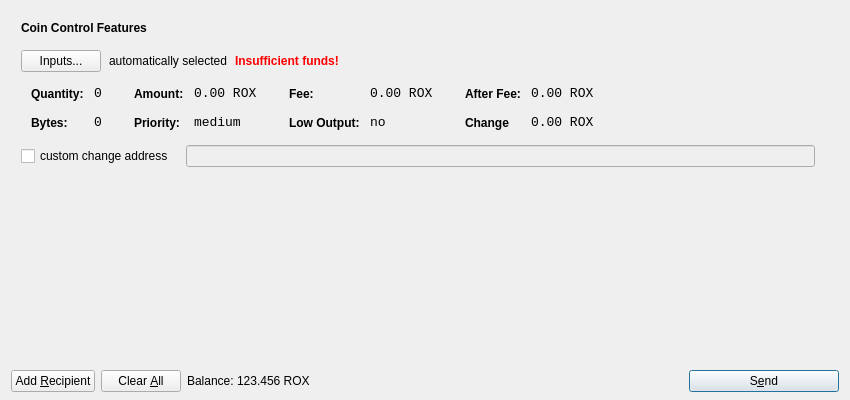
<?xml version="1.0" encoding="UTF-8"?>
<ui version="4.0">
 <class>SendCoinsDialog</class>
 <widget class="QDialog" name="SendCoinsDialog">
  <property name="geometry">
   <rect>
    <x>0</x>
    <y>0</y>
    <width>850</width>
    <height>400</height>
   </rect>
  </property>
  <property name="windowTitle">
   <string>Send Coins</string>
  </property>
  <layout class="QVBoxLayout" name="verticalLayout" stretch="0,1,0">
   <property name="bottomMargin">
    <number>8</number>
   </property>
   <item>
    <widget class="QFrame" name="frameCoinControl">
     <property name="sizePolicy">
      <sizepolicy hsizetype="Expanding" vsizetype="Expanding">
       <horstretch>0</horstretch>
       <verstretch>0</verstretch>
      </sizepolicy>
     </property>
     <property name="maximumSize">
      <size>
       <width>16777215</width>
       <height>16777215</height>
      </size>
     </property>
     <property name="frameShape">
      <enum>QFrame::NoFrame</enum>
     </property>
     <property name="frameShadow">
      <enum>QFrame::Plain</enum>
     </property>
     <layout class="QVBoxLayout" name="verticalLayoutCoinControl2">
      <property name="spacing">
       <number>6</number>
      </property>
      <property name="leftMargin">
       <number>0</number>
      </property>
      <property name="topMargin">
       <number>0</number>
      </property>
      <property name="rightMargin">
       <number>0</number>
      </property>
      <property name="bottomMargin">
       <number>6</number>
      </property>
      <item>
       <layout class="QVBoxLayout" name="verticalLayoutCoinControl" stretch="0,0,0,0,1">
        <property name="spacing">
         <number>0</number>
        </property>
        <property name="leftMargin">
         <number>10</number>
        </property>
        <property name="topMargin">
         <number>10</number>
        </property>
        <item>
         <layout class="QHBoxLayout" name="horizontalLayoutCoinControl1">
          <property name="bottomMargin">
           <number>15</number>
          </property>
          <item>
           <widget class="QLabel" name="labelCoinControlFeatures">
            <property name="sizePolicy">
             <sizepolicy hsizetype="Preferred" vsizetype="Maximum">
              <horstretch>0</horstretch>
              <verstretch>0</verstretch>
             </sizepolicy>
            </property>
            <property name="font">
             <font>
              <weight>75</weight>
              <bold>true</bold>
             </font>
            </property>
            <property name="styleSheet">
             <string notr="true">font-weight:bold;</string>
            </property>
            <property name="text">
             <string>Coin Control Features</string>
            </property>
           </widget>
          </item>
         </layout>
        </item>
        <item>
         <layout class="QHBoxLayout" name="horizontalLayoutCoinControl2" stretch="0,0,0,0">
          <property name="spacing">
           <number>8</number>
          </property>
          <property name="bottomMargin">
           <number>10</number>
          </property>
          <item>
           <widget class="QPushButton" name="pushButtonCoinControl">
            <property name="styleSheet">
             <string notr="true"/>
            </property>
            <property name="text">
             <string>Inputs...</string>
            </property>
           </widget>
          </item>
          <item>
           <widget class="QLabel" name="labelCoinControlAutomaticallySelected">
            <property name="text">
             <string>automatically selected</string>
            </property>
            <property name="margin">
             <number>5</number>
            </property>
           </widget>
          </item>
          <item>
           <widget class="QLabel" name="labelCoinControlInsuffFunds">
            <property name="font">
             <font>
              <weight>75</weight>
              <bold>true</bold>
             </font>
            </property>
            <property name="styleSheet">
             <string notr="true">color:red;font-weight:bold;</string>
            </property>
            <property name="text">
             <string>Insufficient funds!</string>
            </property>
            <property name="margin">
             <number>5</number>
            </property>
           </widget>
          </item>
          <item>
           <spacer name="horizontalSpacerCoinControl">
            <property name="orientation">
             <enum>Qt::Horizontal</enum>
            </property>
            <property name="sizeHint" stdset="0">
             <size>
              <width>40</width>
              <height>1</height>
             </size>
            </property>
           </spacer>
          </item>
         </layout>
        </item>
        <item>
         <widget class="QWidget" name="widgetCoinControl" native="true">
          <property name="sizePolicy">
           <sizepolicy hsizetype="Preferred" vsizetype="Preferred">
            <horstretch>0</horstretch>
            <verstretch>0</verstretch>
           </sizepolicy>
          </property>
          <property name="minimumSize">
           <size>
            <width>0</width>
            <height>0</height>
           </size>
          </property>
          <property name="styleSheet">
           <string notr="true"/>
          </property>
          <layout class="QHBoxLayout" name="horizontalLayoutCoinControl5">
           <property name="leftMargin">
            <number>0</number>
           </property>
           <property name="topMargin">
            <number>0</number>
           </property>
           <property name="rightMargin">
            <number>0</number>
           </property>
           <property name="bottomMargin">
            <number>0</number>
           </property>
           <item>
            <layout class="QHBoxLayout" name="horizontalLayoutCoinControl3" stretch="0,0,0,1">
             <property name="spacing">
              <number>20</number>
             </property>
             <property name="topMargin">
              <number>0</number>
             </property>
             <property name="bottomMargin">
              <number>10</number>
             </property>
             <item>
              <layout class="QFormLayout" name="formLayoutCoinControl1">
               <property name="horizontalSpacing">
                <number>10</number>
               </property>
               <property name="verticalSpacing">
                <number>14</number>
               </property>
               <property name="leftMargin">
                <number>10</number>
               </property>
               <property name="topMargin">
                <number>4</number>
               </property>
               <property name="rightMargin">
                <number>6</number>
               </property>
               <item row="0" column="0">
                <widget class="QLabel" name="labelCoinControlQuantityText">
                 <property name="styleSheet">
                  <string notr="true">font-weight:bold;</string>
                 </property>
                 <property name="text">
                  <string>Quantity:</string>
                 </property>
                 <property name="margin">
                  <number>0</number>
                 </property>
                </widget>
               </item>
               <item row="0" column="1">
                <widget class="QLabel" name="labelCoinControlQuantity">
                 <property name="font">
                  <font>
                   <family>Monospace</family>
                   <pointsize>10</pointsize>
                  </font>
                 </property>
                 <property name="cursor">
                  <cursorShape>IBeamCursor</cursorShape>
                 </property>
                 <property name="contextMenuPolicy">
                  <enum>Qt::ActionsContextMenu</enum>
                 </property>
                 <property name="text">
                  <string>0</string>
                 </property>
                 <property name="margin">
                  <number>0</number>
                 </property>
                 <property name="textInteractionFlags">
                  <set>Qt::LinksAccessibleByMouse|Qt::TextSelectableByKeyboard|Qt::TextSelectableByMouse</set>
                 </property>
                </widget>
               </item>
               <item row="1" column="0">
                <widget class="QLabel" name="labelCoinControlBytesText">
                 <property name="styleSheet">
                  <string notr="true">font-weight:bold;</string>
                 </property>
                 <property name="text">
                  <string>Bytes:</string>
                 </property>
                </widget>
               </item>
               <item row="1" column="1">
                <widget class="QLabel" name="labelCoinControlBytes">
                 <property name="font">
                  <font>
                   <family>Monospace</family>
                   <pointsize>10</pointsize>
                  </font>
                 </property>
                 <property name="cursor">
                  <cursorShape>IBeamCursor</cursorShape>
                 </property>
                 <property name="contextMenuPolicy">
                  <enum>Qt::ActionsContextMenu</enum>
                 </property>
                 <property name="text">
                  <string>0</string>
                 </property>
                 <property name="textInteractionFlags">
                  <set>Qt::LinksAccessibleByMouse|Qt::TextSelectableByKeyboard|Qt::TextSelectableByMouse</set>
                 </property>
                </widget>
               </item>
              </layout>
             </item>
             <item>
              <layout class="QFormLayout" name="formLayoutCoinControl2">
               <property name="horizontalSpacing">
                <number>10</number>
               </property>
               <property name="verticalSpacing">
                <number>14</number>
               </property>
               <property name="leftMargin">
                <number>6</number>
               </property>
               <property name="topMargin">
                <number>4</number>
               </property>
               <property name="rightMargin">
                <number>6</number>
               </property>
               <item row="0" column="0">
                <widget class="QLabel" name="labelCoinControlAmountText">
                 <property name="styleSheet">
                  <string notr="true">font-weight:bold;</string>
                 </property>
                 <property name="text">
                  <string>Amount:</string>
                 </property>
                 <property name="margin">
                  <number>0</number>
                 </property>
                </widget>
               </item>
               <item row="0" column="1">
                <widget class="QLabel" name="labelCoinControlAmount">
                 <property name="font">
                  <font>
                   <family>Monospace</family>
                   <pointsize>10</pointsize>
                  </font>
                 </property>
                 <property name="cursor">
                  <cursorShape>IBeamCursor</cursorShape>
                 </property>
                 <property name="contextMenuPolicy">
                  <enum>Qt::ActionsContextMenu</enum>
                 </property>
                 <property name="text">
                  <string>0.00 ROX</string>
                 </property>
                 <property name="textInteractionFlags">
                  <set>Qt::LinksAccessibleByMouse|Qt::TextSelectableByKeyboard|Qt::TextSelectableByMouse</set>
                 </property>
                </widget>
               </item>
               <item row="1" column="0">
                <widget class="QLabel" name="labelCoinControlPriorityText">
                 <property name="styleSheet">
                  <string notr="true">font-weight:bold;</string>
                 </property>
                 <property name="text">
                  <string>Priority:</string>
                 </property>
                </widget>
               </item>
               <item row="1" column="1">
                <widget class="QLabel" name="labelCoinControlPriority">
                 <property name="font">
                  <font>
                   <family>Monospace</family>
                   <pointsize>10</pointsize>
                  </font>
                 </property>
                 <property name="cursor">
                  <cursorShape>IBeamCursor</cursorShape>
                 </property>
                 <property name="contextMenuPolicy">
                  <enum>Qt::ActionsContextMenu</enum>
                 </property>
                 <property name="text">
                  <string>medium</string>
                 </property>
                 <property name="textInteractionFlags">
                  <set>Qt::LinksAccessibleByMouse|Qt::TextSelectableByKeyboard|Qt::TextSelectableByMouse</set>
                 </property>
                </widget>
               </item>
              </layout>
             </item>
             <item>
              <layout class="QFormLayout" name="formLayoutCoinControl3">
               <property name="horizontalSpacing">
                <number>10</number>
               </property>
               <property name="verticalSpacing">
                <number>14</number>
               </property>
               <property name="leftMargin">
                <number>6</number>
               </property>
               <property name="topMargin">
                <number>4</number>
               </property>
               <property name="rightMargin">
                <number>6</number>
               </property>
               <item row="0" column="0">
                <widget class="QLabel" name="labelCoinControlFeeText">
                 <property name="styleSheet">
                  <string notr="true">font-weight:bold;</string>
                 </property>
                 <property name="text">
                  <string>Fee:</string>
                 </property>
                 <property name="margin">
                  <number>0</number>
                 </property>
                </widget>
               </item>
               <item row="0" column="1">
                <widget class="QLabel" name="labelCoinControlFee">
                 <property name="font">
                  <font>
                   <family>Monospace</family>
                   <pointsize>10</pointsize>
                  </font>
                 </property>
                 <property name="cursor">
                  <cursorShape>IBeamCursor</cursorShape>
                 </property>
                 <property name="contextMenuPolicy">
                  <enum>Qt::ActionsContextMenu</enum>
                 </property>
                 <property name="text">
                  <string>0.00 ROX</string>
                 </property>
                 <property name="textInteractionFlags">
                  <set>Qt::LinksAccessibleByMouse|Qt::TextSelectableByKeyboard|Qt::TextSelectableByMouse</set>
                 </property>
                </widget>
               </item>
               <item row="1" column="0">
                <widget class="QLabel" name="labelCoinControlLowOutputText">
                 <property name="styleSheet">
                  <string notr="true">font-weight:bold;</string>
                 </property>
                 <property name="text">
                  <string>Low Output:</string>
                 </property>
                </widget>
               </item>
               <item row="1" column="1">
                <widget class="QLabel" name="labelCoinControlLowOutput">
                 <property name="font">
                  <font>
                   <family>Monospace</family>
                   <pointsize>10</pointsize>
                  </font>
                 </property>
                 <property name="cursor">
                  <cursorShape>IBeamCursor</cursorShape>
                 </property>
                 <property name="contextMenuPolicy">
                  <enum>Qt::ActionsContextMenu</enum>
                 </property>
                 <property name="text">
                  <string>no</string>
                 </property>
                 <property name="textInteractionFlags">
                  <set>Qt::LinksAccessibleByMouse|Qt::TextSelectableByKeyboard|Qt::TextSelectableByMouse</set>
                 </property>
                </widget>
               </item>
              </layout>
             </item>
             <item>
              <layout class="QFormLayout" name="formLayoutCoinControl4">
               <property name="horizontalSpacing">
                <number>10</number>
               </property>
               <property name="verticalSpacing">
                <number>14</number>
               </property>
               <property name="leftMargin">
                <number>6</number>
               </property>
               <property name="topMargin">
                <number>4</number>
               </property>
               <property name="rightMargin">
                <number>6</number>
               </property>
               <item row="0" column="0">
                <widget class="QLabel" name="labelCoinControlAfterFeeText">
                 <property name="styleSheet">
                  <string notr="true">font-weight:bold;</string>
                 </property>
                 <property name="text">
                  <string>After Fee:</string>
                 </property>
                 <property name="margin">
                  <number>0</number>
                 </property>
                </widget>
               </item>
               <item row="0" column="1">
                <widget class="QLabel" name="labelCoinControlAfterFee">
                 <property name="font">
                  <font>
                   <family>Monospace</family>
                   <pointsize>10</pointsize>
                  </font>
                 </property>
                 <property name="cursor">
                  <cursorShape>IBeamCursor</cursorShape>
                 </property>
                 <property name="contextMenuPolicy">
                  <enum>Qt::ActionsContextMenu</enum>
                 </property>
                 <property name="text">
                  <string>0.00 ROX</string>
                 </property>
                 <property name="textInteractionFlags">
                  <set>Qt::LinksAccessibleByMouse|Qt::TextSelectableByKeyboard|Qt::TextSelectableByMouse</set>
                 </property>
                </widget>
               </item>
               <item row="1" column="0">
                <widget class="QLabel" name="labelCoinControlChangeText">
                 <property name="styleSheet">
                  <string notr="true">font-weight:bold;</string>
                 </property>
                 <property name="text">
                  <string>Change</string>
                 </property>
                </widget>
               </item>
               <item row="1" column="1">
                <widget class="QLabel" name="labelCoinControlChange">
                 <property name="font">
                  <font>
                   <family>Monospace</family>
                   <pointsize>10</pointsize>
                  </font>
                 </property>
                 <property name="cursor">
                  <cursorShape>IBeamCursor</cursorShape>
                 </property>
                 <property name="contextMenuPolicy">
                  <enum>Qt::ActionsContextMenu</enum>
                 </property>
                 <property name="text">
                  <string>0.00 ROX</string>
                 </property>
                 <property name="textInteractionFlags">
                  <set>Qt::LinksAccessibleByMouse|Qt::TextSelectableByKeyboard|Qt::TextSelectableByMouse</set>
                 </property>
                </widget>
               </item>
              </layout>
             </item>
            </layout>
           </item>
          </layout>
         </widget>
        </item>
        <item>
         <layout class="QHBoxLayout" name="horizontalLayoutCoinControl4" stretch="0,0,0">
          <property name="spacing">
           <number>12</number>
          </property>
          <property name="sizeConstraint">
           <enum>QLayout::SetDefaultConstraint</enum>
          </property>
          <property name="topMargin">
           <number>5</number>
          </property>
          <property name="rightMargin">
           <number>5</number>
          </property>
          <item>
           <widget class="QCheckBox" name="checkBoxCoinControlChange">
            <property name="text">
             <string>custom change address</string>
            </property>
           </widget>
          </item>
          <item>
           <widget class="QLineEdit" name="lineEditCoinControlChange">
            <property name="enabled">
             <bool>false</bool>
            </property>
            <property name="sizePolicy">
             <sizepolicy hsizetype="Expanding" vsizetype="Fixed">
              <horstretch>0</horstretch>
              <verstretch>0</verstretch>
             </sizepolicy>
            </property>
           </widget>
          </item>
          <item>
           <widget class="QLabel" name="labelCoinControlChangeLabel">
            <property name="sizePolicy">
             <sizepolicy hsizetype="Preferred" vsizetype="Expanding">
              <horstretch>0</horstretch>
              <verstretch>0</verstretch>
             </sizepolicy>
            </property>
            <property name="minimumSize">
             <size>
              <width>0</width>
              <height>0</height>
             </size>
            </property>
            <property name="text">
             <string/>
            </property>
            <property name="margin">
             <number>3</number>
            </property>
           </widget>
          </item>
         </layout>
        </item>
        <item>
         <spacer name="verticalSpacerCoinControl">
          <property name="orientation">
           <enum>Qt::Vertical</enum>
          </property>
          <property name="sizeHint" stdset="0">
           <size>
            <width>800</width>
            <height>1</height>
           </size>
          </property>
         </spacer>
        </item>
       </layout>
      </item>
     </layout>
    </widget>
   </item>
   <item>
    <widget class="QScrollArea" name="scrollArea">
     <property name="frameShape">
      <enum>QFrame::NoFrame</enum>
     </property>
     <property name="frameShadow">
      <enum>QFrame::Plain</enum>
     </property>
     <property name="widgetResizable">
      <bool>true</bool>
     </property>
     <widget class="QWidget" name="scrollAreaWidgetContents">
      <property name="geometry">
       <rect>
        <x>0</x>
        <y>0</y>
        <width>832</width>
        <height>137</height>
       </rect>
      </property>
      <layout class="QVBoxLayout" name="verticalLayout_2">
       <property name="leftMargin">
        <number>0</number>
       </property>
       <property name="topMargin">
        <number>0</number>
       </property>
       <property name="rightMargin">
        <number>0</number>
       </property>
       <property name="bottomMargin">
        <number>0</number>
       </property>
       <item>
        <layout class="QVBoxLayout" name="entries">
         <property name="spacing">
          <number>6</number>
         </property>
        </layout>
       </item>
       <item>
        <spacer name="verticalSpacer">
         <property name="orientation">
          <enum>Qt::Vertical</enum>
         </property>
         <property name="sizeHint" stdset="0">
          <size>
           <width>20</width>
           <height>40</height>
          </size>
         </property>
        </spacer>
       </item>
      </layout>
     </widget>
    </widget>
   </item>
   <item>
    <layout class="QHBoxLayout" name="horizontalLayout">
     <item>
      <widget class="QPushButton" name="addButton">
       <property name="toolTip">
        <string>Send to multiple recipients at once</string>
       </property>
       <property name="text">
        <string>Add &amp;Recipient</string>
       </property>
       <property name="icon">
        <iconset resource="../bitcoin.qrc">
         <normaloff>:/icons/add</normaloff>:/icons/add</iconset>
       </property>
       <property name="autoDefault">
        <bool>false</bool>
       </property>
      </widget>
     </item>
     <item>
      <widget class="QPushButton" name="clearButton">
       <property name="sizePolicy">
        <sizepolicy hsizetype="Minimum" vsizetype="Fixed">
         <horstretch>0</horstretch>
         <verstretch>0</verstretch>
        </sizepolicy>
       </property>
       <property name="toolTip">
        <string>Remove all transaction fields</string>
       </property>
       <property name="text">
        <string>Clear &amp;All</string>
       </property>
       <property name="icon">
        <iconset resource="../bitcoin.qrc">
         <normaloff>:/icons/remove</normaloff>:/icons/remove</iconset>
       </property>
       <property name="autoRepeatDelay">
        <number>300</number>
       </property>
       <property name="autoDefault">
        <bool>false</bool>
       </property>
      </widget>
     </item>
     <item>
      <layout class="QHBoxLayout" name="horizontalLayout_2">
       <property name="spacing">
        <number>3</number>
       </property>
       <item>
        <widget class="QLabel" name="label">
         <property name="sizePolicy">
          <sizepolicy hsizetype="Preferred" vsizetype="Fixed">
           <horstretch>0</horstretch>
           <verstretch>0</verstretch>
          </sizepolicy>
         </property>
         <property name="text">
          <string>Balance:</string>
         </property>
        </widget>
       </item>
       <item>
        <widget class="QLabel" name="labelBalance">
         <property name="sizePolicy">
          <sizepolicy hsizetype="Preferred" vsizetype="Fixed">
           <horstretch>0</horstretch>
           <verstretch>0</verstretch>
          </sizepolicy>
         </property>
         <property name="cursor">
          <cursorShape>IBeamCursor</cursorShape>
         </property>
         <property name="text">
          <string>123.456 ROX</string>
         </property>
         <property name="textInteractionFlags">
          <set>Qt::LinksAccessibleByMouse|Qt::TextSelectableByKeyboard|Qt::TextSelectableByMouse</set>
         </property>
        </widget>
       </item>
      </layout>
     </item>
     <item>
      <spacer name="horizontalSpacer">
       <property name="orientation">
        <enum>Qt::Horizontal</enum>
       </property>
       <property name="sizeHint" stdset="0">
        <size>
         <width>40</width>
         <height>20</height>
        </size>
       </property>
      </spacer>
     </item>
     <item>
      <widget class="QPushButton" name="sendButton">
       <property name="minimumSize">
        <size>
         <width>150</width>
         <height>0</height>
        </size>
       </property>
       <property name="toolTip">
        <string>Confirm the send action</string>
       </property>
       <property name="text">
        <string>S&amp;end</string>
       </property>
       <property name="icon">
        <iconset resource="../bitcoin.qrc">
         <normaloff>:/icons/send</normaloff>:/icons/send</iconset>
       </property>
       <property name="default">
        <bool>true</bool>
       </property>
      </widget>
     </item>
    </layout>
   </item>
  </layout>
 </widget>
 <resources>
  <include location="../bitcoin.qrc"/>
 </resources>
 <connections/>
</ui>
